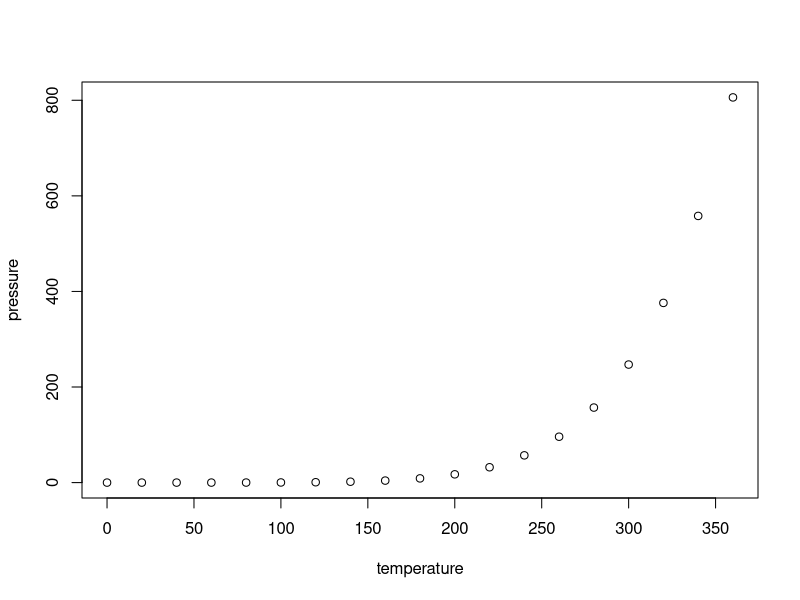
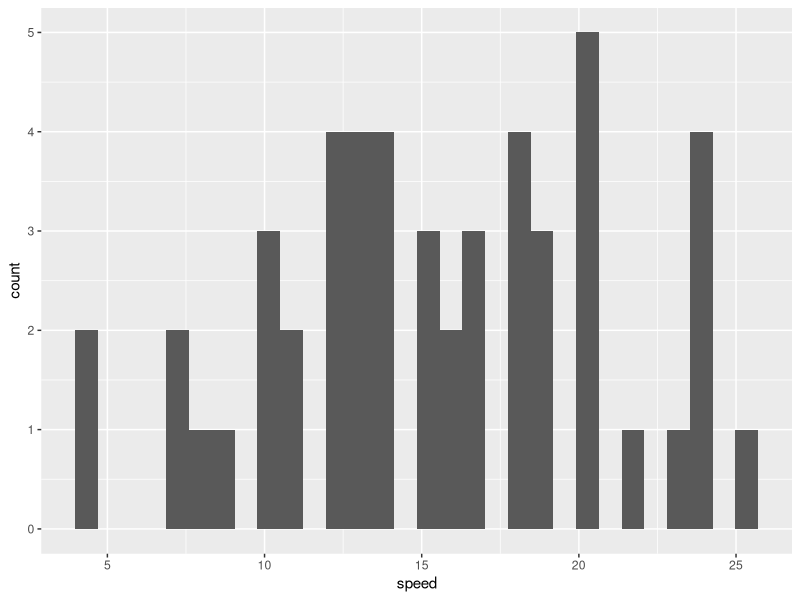

Write R code to recreate these figures, in order.
## ---- chunk 1
knitr::opts_chunk$set(echo = FALSE)
## ---- chunk 2
summary(cars)
## ---- chunk 3
plot(pressure)
## ---- chunk 4
library(ggplot2)
ggplot(cars,aes(speed))+geom_histogram()
